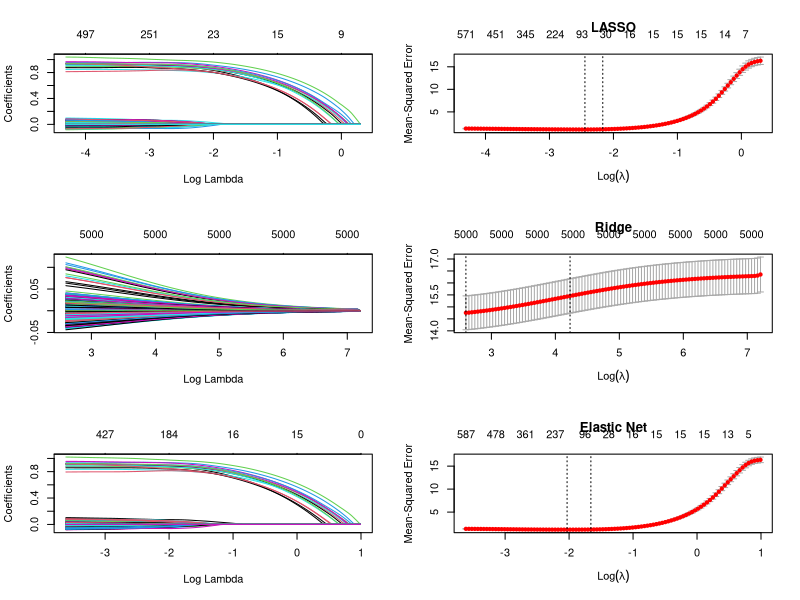

Write the R code that produced this figure.
## ---- chunk 1
knitr::opts_chunk$set(echo = TRUE)
## ---- chunk 2
r <- getOption("repos")
r["CRAN"] <- "http://cran.wustl.edu/"
options(repos = r)

if (!require(glmnet)) install.packages("glmnet")
library(glmnet)
## ---- chunk 3
# Generate data
set.seed(42)  # Set seed for reproducibility
n <- 1000  # Number of observations
p <- 5000  # Number of predictors included in model
real_p <- 15  # Number of true predictors
x <- matrix(rnorm(n*p), nrow=n, ncol=p)
y <- apply(x[,1:real_p], 1, sum) + rnorm(n)

# Split data into train (2/3) and test (1/3) sets
train_rows <- sample(1:n, .66*n)
x.train <- x[train_rows, ]
x.test <- x[-train_rows, ]

y.train <- y[train_rows]
y.test <- y[-train_rows]
## ---- chunk 4
# Fit models 
# (For plots on left):
fit.lasso <- glmnet(x.train, y.train, family="gaussian", alpha=1)
fit.ridge <- glmnet(x.train, y.train, family="gaussian", alpha=0)
fit.elnet <- glmnet(x.train, y.train, family="gaussian", alpha=.5)


# 10-fold Cross validation for each alpha = 0, 0.1, ... , 0.9, 1.0
# (For plots on Right)
for (i in 0:10) {
    assign(paste("fit", i, sep=""), cv.glmnet(x.train, y.train, type.measure="mse", 
                                              alpha=i/10,family="gaussian"))
}
## ---- chunk 5
# Plot solution paths:
par(mfrow=c(3,2))
# For plotting options, type '?plot.glmnet' in R console
plot(fit.lasso, xvar="lambda")
plot(fit10, main="LASSO")

plot(fit.ridge, xvar="lambda")
plot(fit0, main="Ridge")

plot(fit.elnet, xvar="lambda")
plot(fit5, main="Elastic Net")
## ---- chunk 6
yhat0 <- predict(fit0, s=fit0$lambda.1se, newx=x.test)
yhat1 <- predict(fit1, s=fit1$lambda.1se, newx=x.test)
yhat2 <- predict(fit2, s=fit2$lambda.1se, newx=x.test)
yhat3 <- predict(fit3, s=fit3$lambda.1se, newx=x.test)
yhat4 <- predict(fit4, s=fit4$lambda.1se, newx=x.test)
yhat5 <- predict(fit5, s=fit5$lambda.1se, newx=x.test)
yhat6 <- predict(fit6, s=fit6$lambda.1se, newx=x.test)
yhat7 <- predict(fit7, s=fit7$lambda.1se, newx=x.test)
yhat8 <- predict(fit8, s=fit8$lambda.1se, newx=x.test)
yhat9 <- predict(fit9, s=fit9$lambda.1se, newx=x.test)
yhat10 <- predict(fit10, s=fit10$lambda.1se, newx=x.test)

mse0 <- mean((y.test - yhat0)^2)
mse1 <- mean((y.test - yhat1)^2)
mse2 <- mean((y.test - yhat2)^2)
mse3 <- mean((y.test - yhat3)^2)
mse4 <- mean((y.test - yhat4)^2)
mse5 <- mean((y.test - yhat5)^2)
mse6 <- mean((y.test - yhat6)^2)
mse7 <- mean((y.test - yhat7)^2)
mse8 <- mean((y.test - yhat8)^2)
mse9 <- mean((y.test - yhat9)^2)
mse10 <- mean((y.test - yhat10)^2)
## ---- chunk 7
cbind.data.frame(alpha=seq(0,1,0.1),
                 mse = c(mse0,mse1,mse2,mse3,mse4,mse5,
                         mse6,mse7,mse8,mse9,mse10))
## ---- chunk 8
# Generate data
set.seed(42)  # Set seed for reproducibility
n <- 1000  # Number of observations
p <- 5000  # Number of predictors included in model
real_p <- 15  # Number of true predictors
x <- matrix(rnorm(n*p), nrow=n, ncol=p)
y <- apply(x[,1:real_p], 1, sum) + rnorm(n)

# Split data into train (2/3) and test (1/3) sets
train_rows <- sample(1:n, .66*n)
x.train <- x[train_rows, ]
x.test <- x[-train_rows, ]

y.train <- y[train_rows]
y.test <- y[-train_rows]
## ---- chunk 9
alpha0.fit <- cv.glmnet(x.train, y.train, type.measure="mse",
                        alpha = 0, family="gaussian")
alpha0.predicted <- predict(alpha0.fit, s = alpha0.fit$lambda.1se,
                            newx = x.test)
mean((y.test - alpha0.predicted)^2)

alpha1.fit <- cv.glmnet(x.train, y.train, type.measure="mse",
                        alpha = 1, family="gaussian")
alpha1.predicted <- predict(alpha1.fit, s = alpha1.fit$lambda.1se,
                            newx = x.test)
mean((y.test - alpha1.predicted)^2)

alpha0.5.fit <- cv.glmnet(x.train, y.train, type.measure="mse",
                        alpha = 0.5, family="gaussian")
alpha0.5.predicted <- predict(alpha0.5.fit, 
                              s = alpha0.5.fit$lambda.1se,
                            newx = x.test)
mean((y.test - alpha0.5.predicted)^2)
## ---- chunk 10
list.of.fits <- list()
for (i in 0:10){
  fit.name <- paste0("alpha", i/10)
  
  list.of.fits[[fit.name]] <-
    cv.glmnet(x.train, y.train, type.measure = "mse", alpha = i/10,
              family = "gaussian")
}

results <- data.frame()
for (i in 0:10){
  fit.name <- paste0("alpha", i/10)
  
  predicted <-
    predict(list.of.fits[[fit.name]] ,
           s = list.of.fits[[fit.name]]$lambda.1se, newx = x.test)
  
  mse <- mean((y.test-predicted)^2)
  
  temp  <- data.frame(alpha = i/10, mse = mse, fit.name = fit.name)
  results <- rbind(results,temp)
}
results
## ---- chunk 11
sessionInfo()
